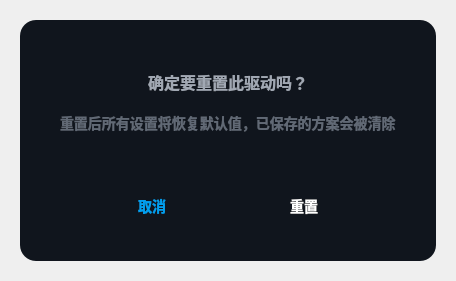
<?xml version="1.0" encoding="UTF-8"?>
<ui version="4.0">
 <class>FactoryReset</class>
 <widget class="QDialog" name="FactoryReset">
  <property name="geometry">
   <rect>
    <x>0</x>
    <y>0</y>
    <width>456</width>
    <height>281</height>
   </rect>
  </property>
  <property name="minimumSize">
   <size>
    <width>0</width>
    <height>0</height>
   </size>
  </property>
  <property name="maximumSize">
   <size>
    <width>16777215</width>
    <height>16777215</height>
   </size>
  </property>
  <property name="windowTitle">
   <string>Dialog</string>
  </property>
  <layout class="QGridLayout" name="gridLayout">
   <property name="leftMargin">
    <number>20</number>
   </property>
   <property name="topMargin">
    <number>20</number>
   </property>
   <property name="rightMargin">
    <number>20</number>
   </property>
   <property name="bottomMargin">
    <number>20</number>
   </property>
   <property name="spacing">
    <number>0</number>
   </property>
   <item row="0" column="0">
    <widget class="QFrame" name="frame">
     <property name="minimumSize">
      <size>
       <width>416</width>
       <height>241</height>
      </size>
     </property>
     <property name="maximumSize">
      <size>
       <width>416</width>
       <height>241</height>
      </size>
     </property>
     <property name="styleSheet">
      <string notr="true">border-radius: 16px;
background-color:#10151D;</string>
     </property>
     <property name="frameShape">
      <enum>QFrame::StyledPanel</enum>
     </property>
     <property name="frameShadow">
      <enum>QFrame::Raised</enum>
     </property>
     <widget class="QLabel" name="lab_content">
      <property name="geometry">
       <rect>
        <x>40</x>
        <y>92</y>
        <width>341</width>
        <height>61</height>
       </rect>
      </property>
      <property name="styleSheet">
       <string notr="true">color: #616975;
font-family: &quot;Noto Sans S Chinese&quot;;
font-weight: 500;
font-size: 14px;</string>
      </property>
      <property name="text">
       <string>重置后所有设置将恢复默认值，已保存的方案会被清除</string>
      </property>
      <property name="alignment">
       <set>Qt::AlignLeading|Qt::AlignLeft|Qt::AlignTop</set>
      </property>
      <property name="wordWrap">
       <bool>true</bool>
      </property>
     </widget>
     <widget class="QLabel" name="lab_title">
      <property name="geometry">
       <rect>
        <x>0</x>
        <y>50</y>
        <width>416</width>
        <height>23</height>
       </rect>
      </property>
      <property name="styleSheet">
       <string notr="true">color: #A1A8B3;
font-family: &quot;Noto Sans S Chinese&quot;;
font-weight: 500;
font-size: 16px;</string>
      </property>
      <property name="text">
       <string>确定要重置此驱动吗？</string>
      </property>
      <property name="alignment">
       <set>Qt::AlignCenter</set>
      </property>
     </widget>
     <widget class="QPushButton" name="pBt_reset">
      <property name="geometry">
       <rect>
        <x>232</x>
        <y>171</y>
        <width>104</width>
        <height>30</height>
       </rect>
      </property>
      <property name="minimumSize">
       <size>
        <width>104</width>
        <height>30</height>
       </size>
      </property>
      <property name="maximumSize">
       <size>
        <width>104</width>
        <height>30</height>
       </size>
      </property>
      <property name="styleSheet">
       <string notr="true">QPushButton
{
	font-family: &quot;Noto Sans S Chinese&quot;; font-weight: 500;
	font-size: 14px;
	color: #FFFFFF;

	background:transparent;
	border-image: url(:/Skin/Images/Popup/confirm-no.png);
}
QPushButton:hover
{
	border-image: url(:/Skin/Images/Popup/confirm-ho.png);
}
QPushButton:disabled
{
	border-image: url(:/Skin/Images/Popup/confirm-ho.png);
}</string>
      </property>
      <property name="text">
       <string>重置</string>
      </property>
     </widget>
     <widget class="QPushButton" name="pBt_Cancel">
      <property name="geometry">
       <rect>
        <x>80</x>
        <y>171</y>
        <width>104</width>
        <height>30</height>
       </rect>
      </property>
      <property name="minimumSize">
       <size>
        <width>104</width>
        <height>30</height>
       </size>
      </property>
      <property name="maximumSize">
       <size>
        <width>104</width>
        <height>30</height>
       </size>
      </property>
      <property name="styleSheet">
       <string notr="true">QPushButton
{
	font-family: &quot;Noto Sans S Chinese&quot;;
	 font-weight: 500;
	font-size: 14px;
	color: #009FEF;

	background:transparent;
	border-image: url(:/Skin/Images/Popup/cancel-no.png);
}
QPushButton:hover
{
	border-image: url(:/Skin/Images/Popup/cancel-ho.png);
}</string>
      </property>
      <property name="text">
       <string>取消</string>
      </property>
     </widget>
     <widget class="QPushButton" name="pBt_exit">
      <property name="geometry">
       <rect>
        <x>375</x>
        <y>10</y>
        <width>31</width>
        <height>31</height>
       </rect>
      </property>
      <property name="minimumSize">
       <size>
        <width>31</width>
        <height>31</height>
       </size>
      </property>
      <property name="maximumSize">
       <size>
        <width>31</width>
        <height>31</height>
       </size>
      </property>
      <property name="styleSheet">
       <string notr="true">QPushButton
{
	border-radius:0px;
	border-image: url(:/Skin/Images/Popup/close-no.png);
	background:transparent;
}
QPushButton:hover
{
	border-image: url(:/Skin/Images/Popup/close-ho.png);
}
</string>
      </property>
      <property name="text">
       <string/>
      </property>
     </widget>
    </widget>
   </item>
  </layout>
 </widget>
 <resources/>
 <connections/>
</ui>
